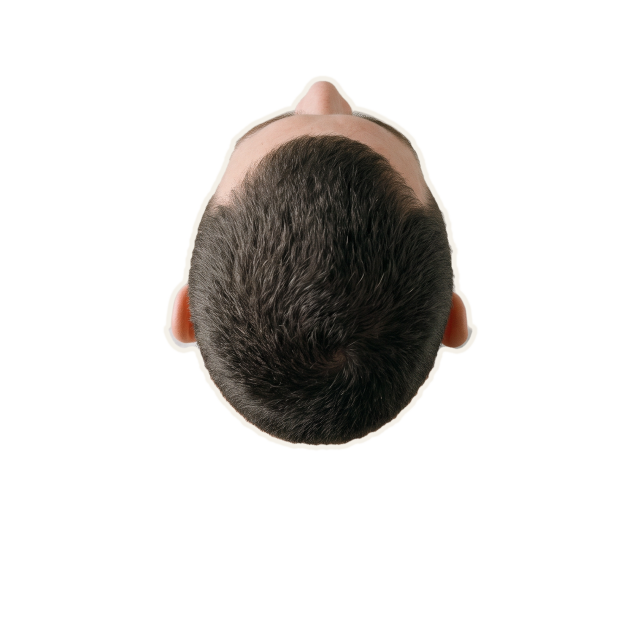
#> input picture plugins/edit-labs-ai/skills/explicador-vox/exemplo/pecas/cabeca_cima.png, 1280 x 1280 px, given in place of cabeca_cima.png.png, which was not available (shown at 1/2 size)
$ python cutout.py ../../explicador-vox/exemplo/pecas/cabeca_cima.png   (older library calls are emulated)
#> lines starting #> are read from the running program, lines starting #| are printed output that depends on the picture; after the words box and inside, x2 and y2 are one past the last pixel; in counts of white or black regions, pixels touching at a corner belong together; pictures that were not available may be replaced by others from this repository, and a replacement may not be noted
#!/usr/bin/env python3
"""
Recorte local dos assets gerados.

Regra do Diretor (D1, item 2): sombra e CAMADA, nunca pixel embutido no asset.

Tres passes:

  P1  Flood-fill FIXED_RANGE semeado nas bordas, tolerancia lida no PLATO da varredura.
      Remove o fundo chapado. Sobra a sombra de contato colada no objeto.
      (Tolerancia RELATIVA AO VIZINHO nao serve: escorre por gradiente liso e come o
      interior de objetos chapados — cartao e caixa somem inteiros.)

  P2  Dilatacao do fundo restrita a mascara de sombra. Medido nos assets do kit:
      TODO objeto e mais CLARO que o fundo (nucleo 172-242 contra fundo 150-177) e
      a sombra e mais ESCURA e LISA. Entao o fundo so pode crescer onde o pixel e
      simultaneamente (a) nao mais claro que o fundo, (b) neutro como o fundo,
      (c) de gradiente baixo. Aco escovado e tinta de gravura tem gradiente alto e
      ficam protegidos.

  P3  Fundo encapsulado: o miolo dos clipes de papel e cinza-fundo cercado pelo arame.
      O flood da P1 nao chega la. Como esse miolo tem exatamente a cor do fundo e e
      liso, basta furar por cor+gradiente. So ligado onde faz sentido (`punch_bg`).

Uso:  python3 cutout.py                    # processa todos os do CFG
      python3 cutout.py A02_CLOCK ...      # processa alguns
      python3 cutout.py --sweep A12_KEY    # varredura de tolerancia: escolha o PLATO

ESCOLHA DO FUNDO NA GERACAO: pelo maior afastamento de LUMINANCIA do objeto.
  objeto claro (papel, cartao)  -> fundo #8A8A8A
  objeto escuro (teclado)       -> fundo #D8D8D8  + dark_floor no CFG
Fundo chroma torna o matte trivial mas contamina ~65% dos pixels de borda com spill.
Pedir "fundo transparente" ao modelo NAO funciona: devolve RGB sem alfa.
"""
import sys
from pathlib import Path
import numpy as np
import cv2
from PIL import Image, ImageFilter

ROOT = Path(__file__).resolve().parent
RAW = ROOT / "07_assets" / "raw"
OUT = ROOT / "07_assets" / "cutout"
OUT.mkdir(parents=True, exist_ok=True)

def luma(a):
    """BLAS da Accelerate estoura com matmul (h,w,3)@(3,) — faz na mao, em float32."""
    f = a.astype(np.float32)
    return 0.299 * f[..., 0] + 0.587 * f[..., 1] + 0.114 * f[..., 2]

# shadow_reach=200: a dilatacao e barata e so avanca onde `permit` deixa, entao dar
# alcance de sobra nao custa nada e garante que a cunha de sombra profunda seja
# alcancada. Quem controla a seguranca e `grad`, nao o alcance.
# Preencha por asset. `tol` sai da varredura (--sweep), lida no PLATO.
CFG = {
    "A02_CLOCK":  dict(tol=22, shadow_reach=200, grad=18.0),
    "A03_TAPE":   dict(tol=26, shadow_reach=200, grad=14.0),
    "A04_CLIPS":  dict(tol=20, shadow_reach=200, grad=7.0, trim=1, punch_bg=True),
    "A05_CARD":   dict(tol=20, shadow_reach=200, grad=14.0),
    "A06_CAVE":   dict(tol=20, shadow_reach=200, grad=14.0),
    "A07_IDEA":   dict(tol=20, shadow_reach=200, grad=14.0),
    "A08_BOX":    dict(tol=26, shadow_reach=200, grad=22.0),
    "A09_STACK":  dict(tol=20, shadow_reach=200, grad=14.0, min_area=0.004),
    "A10_SCRAPS": dict(tol=20, shadow_reach=200, grad=12.0),
    "A12_KEYBOARD": dict(tol=22, shadow_reach=200, grad=6.0, dark_floor=52, trim=1),
    "A14_CRT":      dict(tol=20, shadow_reach=200, grad=22.0, min_area=0.02),
    "A15_MONEY_STACK": dict(tol=20, shadow_reach=200, grad=16.0),
    "A17_MONEY_FEW":   dict(tol=32, shadow_reach=200, grad=16.0),
}


def cut(name, tol=20, shadow_reach=70, grad=12.0, feather=1.1, trim=2,
        min_area=0.0008, punch_bg=False, dark_floor=None, break_bridge=0,
        min_col=0.0):
#> called with tol = 20, shadow_reach = 70, grad = 12, feather = 1.1, trim = 2, min_area = 0.0008, punch_bg = False, break_bridge = 0
    a = np.asarray(Image.open(RAW / f"{name}.png").convert("RGB"))
    h, w = a.shape[:2]
#> h = 1280; w = 1280

    bg_lum = float(luma(a[:40, :40]).mean())
#> in luma, `f = a.astype(np.float32)`:
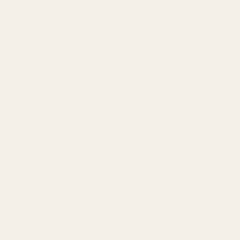
#> f: shape (40, 40, 3) float32 (shown 6 times larger); mean of channels 0, 1, 2 244, 240, 232; drawn as R, G, B
#> in luma, `return 0.299 * f[..., 0] + 0.587 * f[..., 1] + 0.114 * f[..., 2]`: returned value: shape (40, 40) float32; every value is 240.3
#> bg_lum = 240.3
    bg_chroma = float(a[:40, :40].max(axis=2).mean() - a[:40, :40].min(axis=2).mean())
#> bg_chroma = 12

    # ---- P1: flood do fundo chapado
    work = a.copy()
    mask = np.zeros((h + 2, w + 2), np.uint8)
    flags = 4 | cv2.FLOODFILL_MASK_ONLY | cv2.FLOODFILL_FIXED_RANGE | (255 << 8)
    for s in [(2, 2), (w - 3, 2), (2, h - 3), (w - 3, h - 3),
              (w // 2, 2), (w // 2, h - 3), (2, h // 2), (w - 3, h // 2)]:
        cv2.floodFill(work, mask, s, 0, (tol,) * 3, (tol,) * 3, flags)
    bg = (mask[1:-1, 1:-1] > 0).astype(np.uint8)

    # ---- P2: cresce o fundo apenas dentro da sombra
    lum = luma(a)
    chroma = a.max(axis=2).astype(np.float32) - a.min(axis=2).astype(np.float32)
    g = cv2.GaussianBlur(lum, (0, 0), 2.0).astype(np.float32)
    gx = cv2.Sobel(g, cv2.CV_32F, 1, 0, ksize=3)
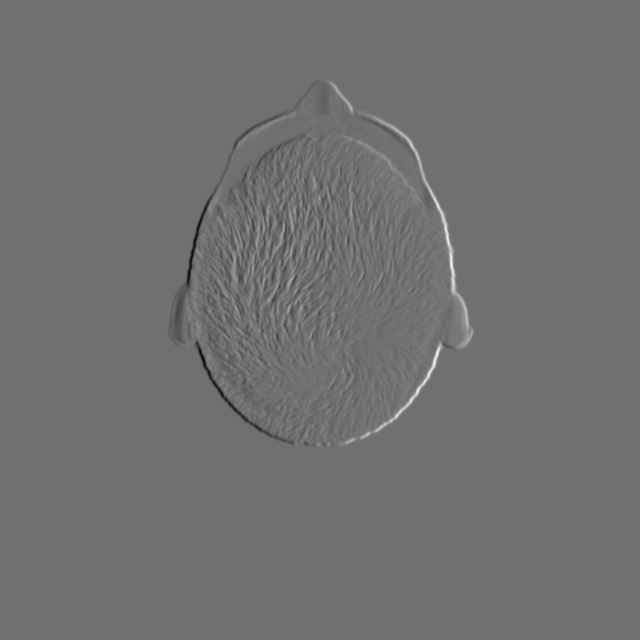
#> gx: shape (1280, 1280) float32 (shown at 1/2 size); min -216.4, max 272.9, mean 0; drawn with min black and max white
    gy = cv2.Sobel(g, cv2.CV_32F, 0, 1, ksize=3)
    gmag = cv2.GaussianBlur(np.sqrt(gx * gx + gy * gy), (0, 0), 2.0)
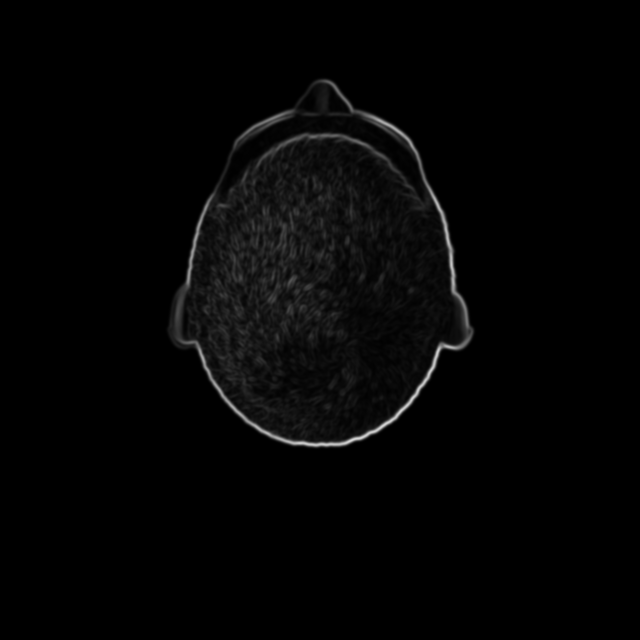
#> gmag: shape (1280, 1280) float32 (shown at 1/2 size); min 0, max 217.2, mean 4.6

    # A regra padrao ("objeto e mais CLARO que o fundo") vale para papel e metal, mas
    # NAO para objeto escuro — o teclado tem nucleo em 73 contra fundo 144, e a regra
    # comeria a peca inteira. `dark_floor` troca o teto por uma FAIXA: o fundo so cresce
    # dentro do intervalo onde mora a sombra. Quem protege as teclas e o gradiente:
    # sombra e lisa, tecla e cercada de borda.
    lo_ok = (lum >= bg_lum - dark_floor) if dark_floor else True
#> lo_ok = True
    permit = ((lum <= bg_lum + 3.0) & lo_ok &
              (chroma <= bg_chroma + 12.0) &
              (gmag <= grad)).astype(np.uint8)
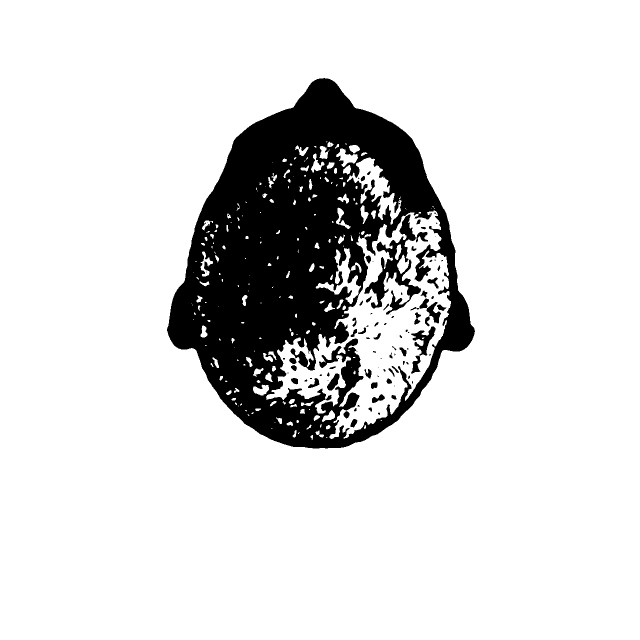
#> permit: shape (1280, 1280) (shown at 1/2 size); values 0 (black) and 1 (white), 86% white; 97 black regions (48 under 20 px), largest, box (x1, y1, x2, y2) and area: (334, 156, 950, 897) 216728, (729, 429, 842, 629) 6223, (822, 653, 871, 747) 1479

    k = np.ones((3, 3), np.uint8)
    if shadow_reach:
        grown = cv2.dilate(bg, k, iterations=int(shadow_reach))
#> grown: shape (1280, 1280); values 0 (black) and 1 (white), 91.7% white; 1 black region, box (x1, y1, x2, y2) and area: (447, 293, 837, 811) 136442
#> bg: shape (1280, 1280); values 0 (black) and 1 (white), 82% white; 1 black region, box (x1, y1, x2, y2) and area: (338, 162, 945, 892) 295630
        # so a parte da dilatacao que e permitida, e ainda conectada ao fundo
        cand = ((grown | bg) & (permit | bg)).astype(np.uint8)
#> cand: shape (1280, 1280); values 0 (black) and 1 (white), 84.2% white; 58 black regions (30 under 20 px), largest, box (x1, y1, x2, y2) and area: (338, 162, 945, 892) 253971, (822, 653, 871, 747) 1479, (839, 597, 882, 647) 760
        n, lab, stats, _ = cv2.connectedComponentsWithStats(cand, 8)
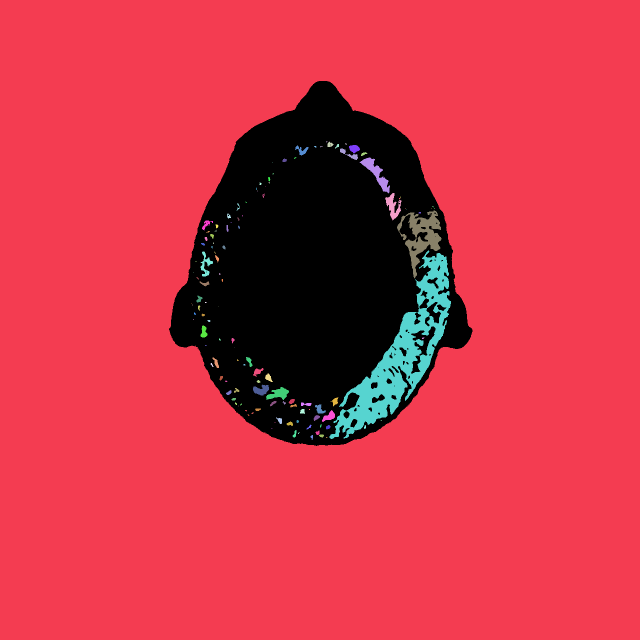
#> lab: shape (1280, 1280) int32 (shown at 1/2 size); 129 distinct labels, from 0 to 128; one colour per label, 0 black
#> n = 129; stats = 129 rows, first 6: [338, 162, 607, 730, 258847], [0, 0, 1280, 1280, 1342770], [653, 282, 2, 3, 4], [655, 283, 12, 11, 86], [690, 286, 4, 3, 6], [670, 288, 8, 9, 36]
        touch = set(np.unique(np.concatenate([lab[0], lab[-1], lab[:, 0], lab[:, -1]])))
#> touch = 1 item
        touch.discard(0)
        bg = np.isin(lab, list(touch)).astype(np.uint8)

    bg = cv2.morphologyEx(bg, cv2.MORPH_CLOSE, k, iterations=1)
#> bg: shape (1280, 1280); values 0 (black) and 1 (white), 82% white; 1 black region, box (x1, y1, x2, y2) and area: (338, 162, 945, 891) 295596
    alpha = (1 - bg).astype(np.uint8) * 255

    # ---- descarta faixa fina lateral encostada no objeto
    # Resto de sombra as vezes forma uma barra baixa colada na lateral: e um so
    # componente com o corpo e a ponte e grossa demais para abertura morfologica.
    # A geometria separa: a barra tem poucas dezenas de linhas por coluna, o corpo tem
    # centenas. Zera as colunas cuja altura de objeto nao chega a `min_col` do pico.
    if min_col:
        colh = (alpha > 128).sum(axis=0)
        thr = colh.max() * min_col
        keepc = colh >= thr
        if keepc.any():
            lo, hi = np.argmax(keepc), len(keepc) - np.argmax(keepc[::-1])
            alpha[:, :lo] = 0
            alpha[:, hi:] = 0

    # ---- quebra pontes finas antes de contar componentes
    # Resto de sombra as vezes liga um respingo distante ao corpo por uma tira de poucos
    # pixels: o filtro de area nao pega, porque tudo vira UM componente. Abrir com um
    # kernel maior que a ponte separa, ai fica so a massa principal, e a dilatacao
    # devolve a silhueta original (limitada pelo alfa de antes, entao nao incha).
    if break_bridge:
        k2 = np.ones((break_bridge, break_bridge), np.uint8)
        core = cv2.morphologyEx(alpha, cv2.MORPH_OPEN, k2, iterations=1)
        nn, ll, ss, _ = cv2.connectedComponentsWithStats(core, 8)
        if nn > 1:
            keep = 1 + int(np.argmax(ss[1:, cv2.CC_STAT_AREA]))
            core = (ll == keep).astype(np.uint8) * 255
            alpha = np.minimum(alpha, cv2.dilate(core, k2, iterations=2))

    # ---- descarta ilhas de ruido
    n, lab, stats, _ = cv2.connectedComponentsWithStats(alpha, 8)
#> n = 2; stats = [[0, 0, 1280, 1280, 1342804], [338, 162, 607, 729, 295596]]
    if n > 1:
        keep = [i for i in range(1, n) if stats[i, cv2.CC_STAT_AREA] > h * w * min_area]
#> keep = [1]
        alpha = np.isin(lab, keep).astype(np.uint8) * 255

    # ---- P3: fundo encapsulado (miolo dos clipes)
    if punch_bg:
        near_bg = (np.abs(lum - bg_lum) < 9) & (chroma <= bg_chroma + 8) & (gmag <= grad)
        alpha[near_bg] = 0
        alpha = cv2.morphologyEx(alpha, cv2.MORPH_OPEN, k, iterations=1)

    if trim:
        alpha = cv2.erode(alpha, k, iterations=trim)
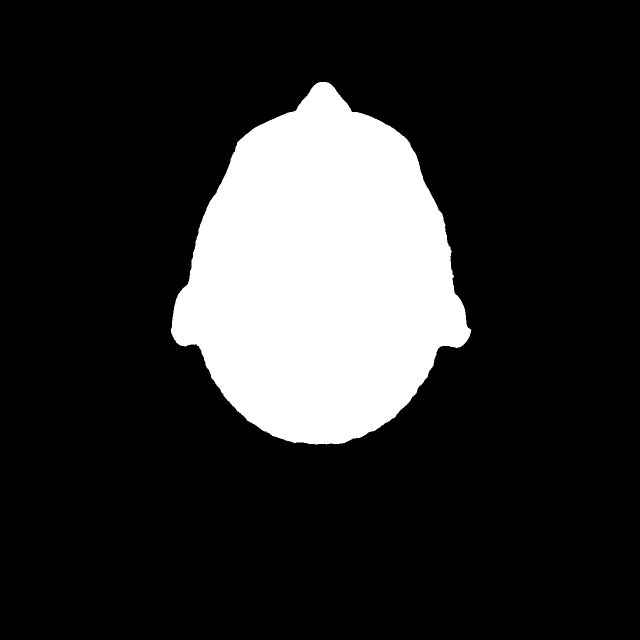
#> alpha: shape (1280, 1280) (shown at 1/2 size); 17.7% white; 1 white region, box (x1, y1, x2, y2) and area: (341, 164, 943, 889) 290177
    ai = Image.fromarray(alpha).filter(ImageFilter.GaussianBlur(feather))

    out = Image.fromarray(a).convert("RGBA")
    out.putalpha(ai)
    bbox = out.getbbox()
#> bbox = (338, 161, 946, 892)
    if bbox:
        out = out.crop(bbox)
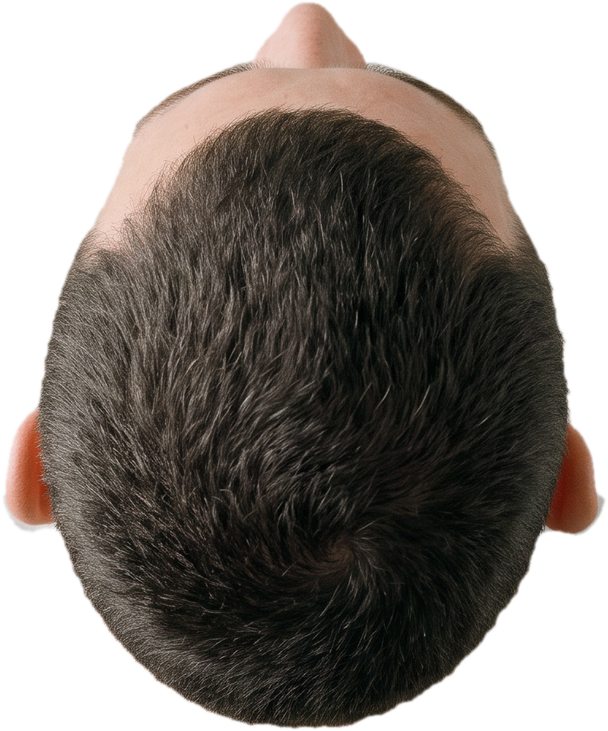
#> out: PIL image 608x731 RGBA; mean R, G, B, A 128.7, 121.4, 113.5, 166.5; transparent parts drawn white
    out.save(OUT / f"{name}.png")
    print(f"{name:12s} {out.width}x{out.height}  cobertura={(np.asarray(ai)>128).mean()*100:5.1f}%")
#| ../../explicador-vox/exemplo/pecas/cabeca_cima.png 608x731  cobertura= 17.7%
    return out


def sweep(name):
    """Varredura de tolerancia. Escolha o PLATO: o ponto a partir do qual aumentar a
    tolerancia nao remove mais nada — fundo e penumbra ja foram consumidos."""
    a = np.asarray(Image.open(RAW / f"{name}.png").convert("RGB"))
    h, w = a.shape[:2]
    print(f"{name}: percentual que sobra como OBJETO, por tolerancia")
    for tol in (4, 8, 12, 16, 20, 26, 32, 40):
        work = a.copy()
        mask = np.zeros((h + 2, w + 2), np.uint8)
        flags = 4 | cv2.FLOODFILL_MASK_ONLY | cv2.FLOODFILL_FIXED_RANGE | (255 << 8)
        for sd in [(2, 2), (w - 3, 2), (2, h - 3), (w - 3, h - 3),
                   (w // 2, 2), (w // 2, h - 3), (2, h // 2), (w - 3, h // 2)]:
            cv2.floodFill(work, mask, sd, 0, (tol,) * 3, (tol,) * 3, flags)
        print(f"   tol={tol:3d}  {(mask[1:-1,1:-1]==0).mean()*100:5.1f}%")


if __name__ == "__main__":
    # --cfg '{"punch_bg": true, "tol": 22}' vale para os nomes desta chamada (asset novo sem linha no CFG:
    # ex. etiqueta com barbante em laço pede punch_bg para furar o fundo preso dentro do laço)
    import json as _json
    args = sys.argv[1:]
    extra = {}
    if "--cfg" in args:
        k = args.index("--cfg")
        extra = _json.loads(args[k + 1])
        del args[k:k + 2]
    if args and args[0] == "--sweep":
        for t in args[1:]:
            sweep(t)
    else:
        for t in (args or list(CFG)):
            cut(t, **{**CFG.get(t, {}), **extra})

$ run again, on plugins/edit-labs-ai/skills/explicador-vox/exemplo/pecas/cerebro_cima.png
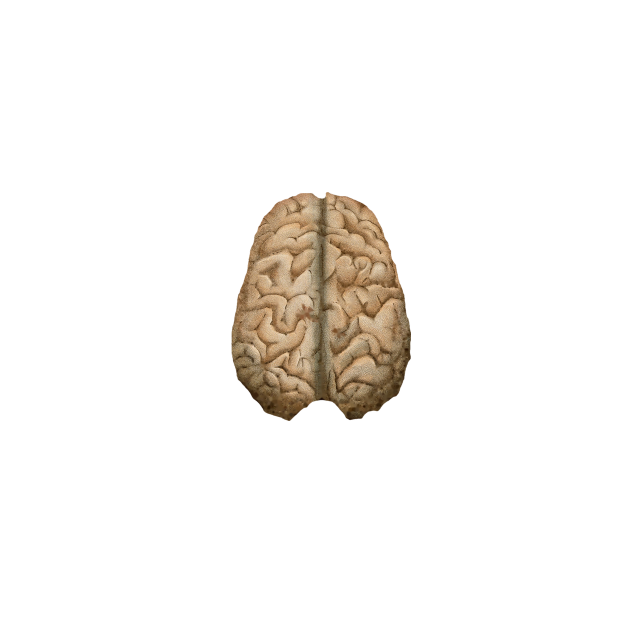
#> input picture plugins/edit-labs-ai/skills/explicador-vox/exemplo/pecas/cerebro_cima.png, 1280 x 1280 px, given in place of cerebro_cima.png.png, which was not available (shown at 1/2 size)
#> f: shape (40, 40, 3) float32; every value is 0
#> bg_lum = 0
#> f: shape (1280, 1280, 3) float32
#> lo_ok = True
#> permit: shape (1280, 1280); values 0 (black) and 1 (white), 91.5% white; 1 black region, box (x1, y1, x2, y2) and area: (457, 378, 828, 848) 138953
#> grown: shape (1280, 1280); values 0 (black) and 1 (white), 97.7% white; 1 black region, box (x1, y1, x2, y2) and area: (543, 468, 741, 731) 37074
#> in cut, `n, lab, stats, _ = cv2.connectedComponentsWithStats(cand, 8)`: n = 2; stats = [[463, 384, 359, 458, 130314], [0, 0, 1280, 1280, 1508086]]
#> touch = 1 item
#> in cut, `n, lab, stats, _ = cv2.connectedComponentsWithStats(alpha, 8)`: stats = [[0, 0, 1280, 1280, 1508534], [463, 384, 359, 458, 129866]]
#> keep = [1]
#> in cut, `alpha = cv2.erode(alpha, k, iterations=trim)`:
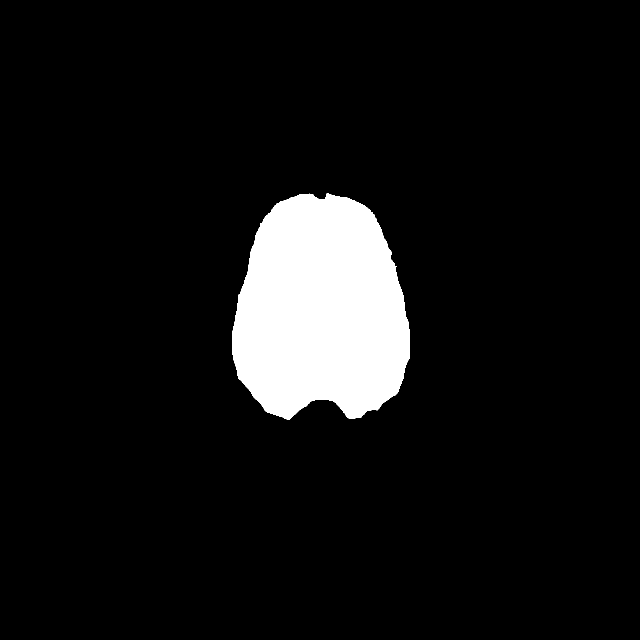
#> alpha: shape (1280, 1280) (shown at 1/2 size); 7.7% white; 1 white region, box (x1, y1, x2, y2) and area: (465, 386, 820, 840) 126361
#> bbox = (462, 383, 823, 843)
#> in cut, `out = out.crop(bbox)`:
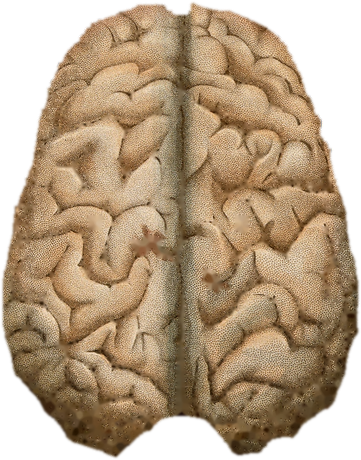
#> out: PIL image 361x460 RGBA; mean R, G, B, A 126.1, 103, 75.5, 194; transparent parts drawn white
#| ../../explicador-vox/exemplo/pecas/cerebro_cima.png 361x460  cobertura=  7.7%
